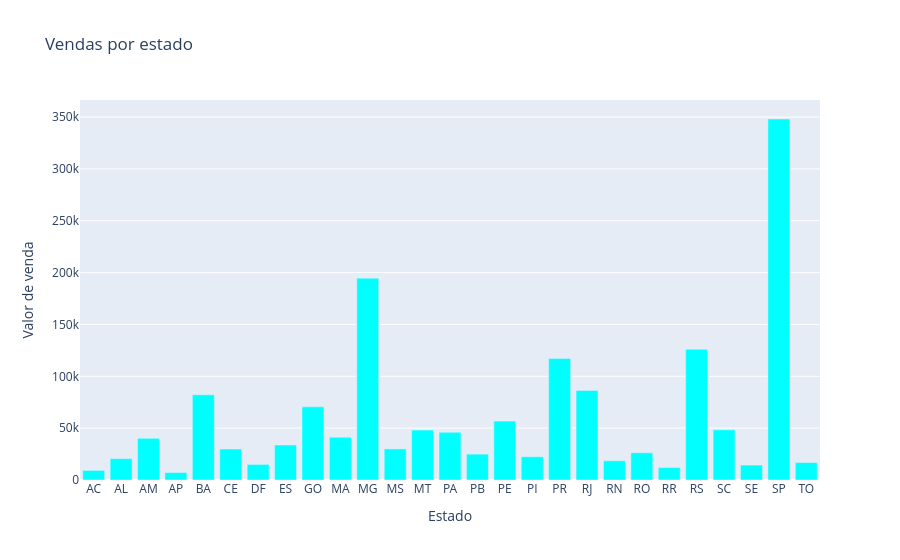

Notebook cell for this chart:
### Code cell
grafico_estados = px.bar(x=vendas_estado["Estado - Sigla"], y=vendas_estado["Valor de Venda"], title="Vendas por estado")
grafico_estados.update_yaxes(title="Valor de venda")
grafico_estados.update_xaxes(title="Estado")
grafico_estados.update_traces(marker_color="#00FFFF")
grafico_estados.show()

### Figure 1 — Plotly figure (JSON) as saved in the notebook; plotly's stock layout.template omitted (floating-point values rounded to 4 significant figures)
{"data": [{"hovertemplate": "x=%{x}<br>y=%{y}<extra></extra>", "legendgroup": "", "marker": {"color": "#00FFFF", "pattern": {"shape": ""}}, "name": "", "orientation": "v", "showlegend": false, "textposition": "auto", "type": "bar", "x": ["AC", "AL", "AM", "AP", "BA", "CE", "DF", "ES", "GO", "MA", "MG", "MS", "MT", "PA", "PB", "PE", "PI", "PR", "RJ", "RN", "RO", "RR", "RS", "SC", "SE", "SP", "TO"], "xaxis": "x", "y": [9244.0, 20580.0, 40210.0, 7221.0, 82230.0, 29890.0, 15020.0, 33750.0, 70570.0, 41220.0, 194700.0, 29980.0, 48120.0, 46010.0, 24940.0, 56790.0, 22450.0, 117200.0, 86410.0, 18550.0, 26230.0, 11990.0, 126200.0, 48400.0, 14430.0, 348100.0, 16870.0], "yaxis": "y"}], "layout": {"barmode": "relative", "legend": {"tracegroupgap": 0}, "title": {"text": "Vendas por estado"}, "xaxis": {"anchor": "y", "domain": [0, 1], "title": {"text": "Estado"}}, "yaxis": {"anchor": "x", "domain": [0, 1], "title": {"text": "Valor de venda"}}}}
